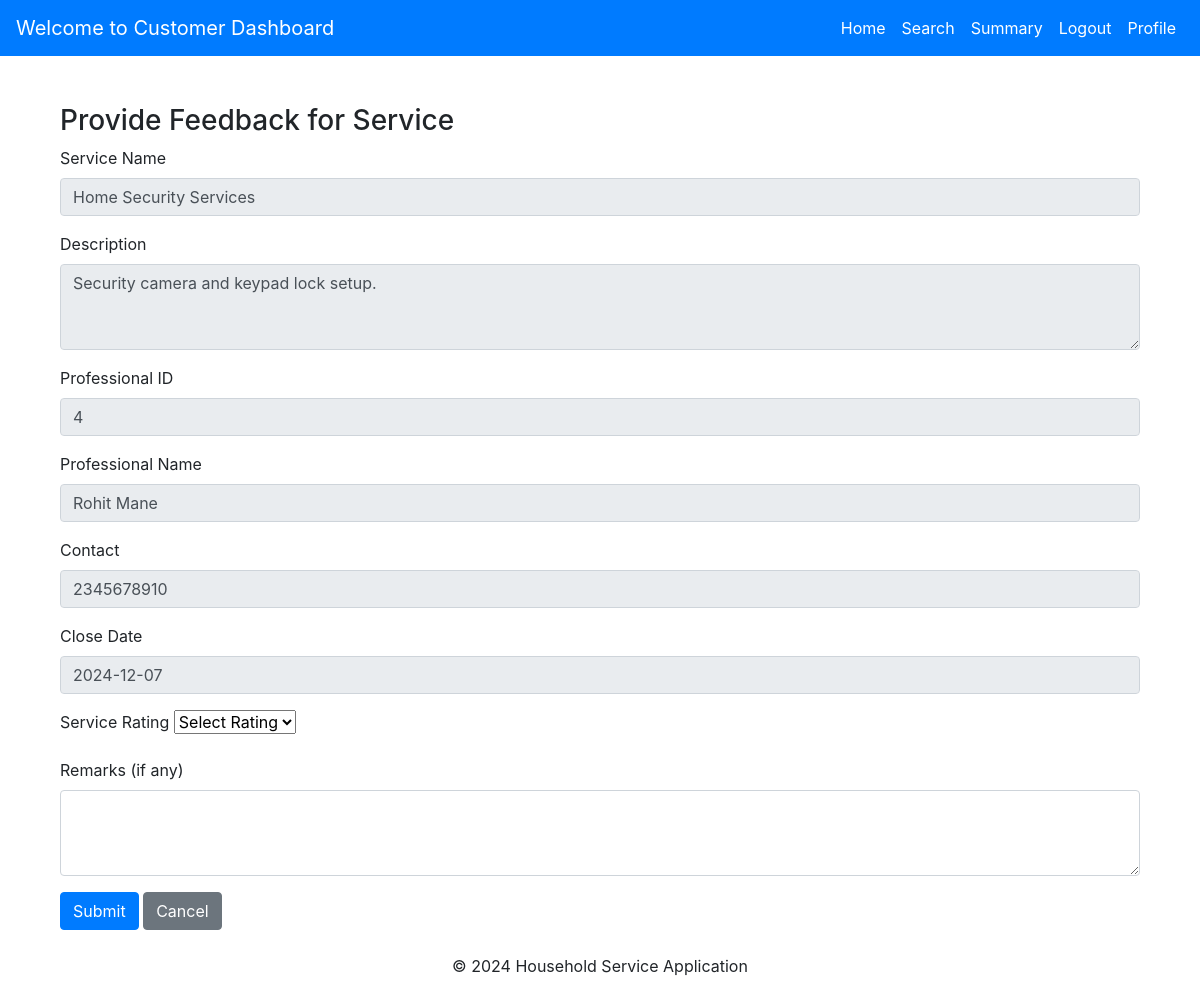
Page /customer/service_feedback/55 (signed in) on the committed database.
### models.py (models this page shows, shortened)
class Service(db.Model):
    __tablename__ = 'service'
    service_id = db.Column(db.Integer, primary_key=True, autoincrement=True, nullable=False)
    user_id = db.Column(db.Integer, db.ForeignKey('users.user_id'), default=1, nullable=True)
    prof_id = db.Column(db.Integer, db.ForeignKey('service_professionals.prof_id'), default=1, nullable=True)
    name = db.Column(db.String(100), nullable=True)
    new_service_name = db.Column(db.String(100), nullable=True)
    description = db.Column(db.Text, nullable=True)
    base_price = db.Column(db.Float, nullable=False)
    date_created = db.Column(db.DateTime, default=datetime.utcnow)
    image = db.Column(db.String(255), nullable=True)

class ServiceProfessional(UserMixin, db.Model):
    __tablename__ = 'service_professionals'
    prof_id = db.Column(db.Integer, primary_key=True, autoincrement=True, nullable=False)  # Auto-increment primary key
    username = db.Column(db.String(255), unique=True, nullable=False)  # Unique username
    password = db.Column(db.String(200), nullable=False)  # Store hashed password
    prof_name = db.Column(db.String(250), nullable=False)  # Name of the professional
    service_type = db.Column(db.String(100), nullable=False)  # Type of service offered
    experience = db.Column(db.String(100), nullable=False)  # Years of experience
    address = db.Column(db.Text, nullable=False)  # Address
    contact = db.Column(db.String(15), nullable=False)  # Contact number
    pincode = db.Column(db.String(10), nullable=False)  # Pincode/ZIP code
    date_created = db.Column(db.DateTime, default=func.now(), nullable=False)  # Automatically set to current timestamp
    status = db.Column(db.Text, default=ProfessionalStatus.PENDING, nullable=False)  # Status stored as text
    role = db.Column(db.String(50), default='service_professional', nullable=False)
    service_requests = db.relationship('ServiceRequest', backref='service_professionals', lazy=True)

class ServiceRequest(db.Model):
    __tablename__ = 'service_requests'
    req_id = db.Column(db.Integer, primary_key=True, autoincrement=True, nullable=False)
    user_id = db.Column(db.Integer, db.ForeignKey('users.user_id'), nullable=True)
    service_id = db.Column(db.Integer, db.ForeignKey('service.service_id'), nullable=True)
    prof_id = db.Column(db.Integer, db.ForeignKey('service_professionals.prof_id'), nullable=True)
    status = db.Column(db.String(20), default='Requested', nullable=False)
    rating = db.Column(db.Integer)
    remarks = db.Column(db.String(255))
    requested_date = db.Column(db.DateTime, default=datetime.utcnow, nullable=False)
    close_date = db.Column(db.DateTime, default=datetime.utcnow, nullable=False)
    service = db.relationship('Service', backref='requests')
    professional = db.relationship('ServiceProfessional', backref='requests')

### customer_routes.py (the view, shortened to what this page needs)
@customer_bp.route('/service_feedback/<int:request_id>', methods=['GET', 'POST'])
def service_feedback(request_id):
    user_id = session.get('user_id')
    if not user_id:
        flash('You must be logged in to provide feedback.', 'danger')
        return redirect(url_for('main.login'))  # Replace 'main.login' with your login route
    service_request = ServiceRequest.query.get_or_404(request_id)
    if service_request.user_id != user_id:
        flash('You cannot provide feedback for this service request.', 'danger')
        return redirect(url_for('customer.dashboard'))
    return render_template(
        'user_panel/service_feedback.html',
        service_request=service_request
    )

### templates/user_panel/service_feedback.html (shortened to what this page needs)
{% extends 'user_panel/base.html' %}
{% block content %}
<div class="container mt-5">
    <h3>Provide Feedback for Service</h3>
    <form action="{{ url_for('customer.service_feedback', request_id=service_request.req_id) }}" method="POST">
        <div class="mb-3">
            <label for="serviceName" class="form-label">Service Name</label>
            <input type="text" class="form-control" id="serviceName" value="{{ service_request.service.name }}" readonly>
        </div>
        <div class="mb-3">
            <label for="description" class="form-label">Description</label>
            <textarea class="form-control" id="description" rows="3" readonly>{{ service_request.service.description }}</textarea>
        </div>
        <div class="mb-3">
            <label for="prof_id" class="form-label">Professional ID</label>
            <input type="integer" class="form-control" id="prof_id"
                   value="{{ service_request.service_professionals.prof_id if service_request.service_professionals else 'N/A' }}" readonly>
        </div>
        <div class="mb-3">
            <label for="professionalName" class="form-label">Professional Name</label>
            <input type="text" class="form-control" id="professionalName"
                   value="{{ service_request.service_professionals.prof_name if service_request.service_professionals else 'N/A' }}" readonly>
        </div>
        <div class="mb-3">
            <label for="contact" class="form-label">Contact</label>
            <input type="text" class="form-control" id="contact"
                   value="{{ service_request.service_professionals.contact if service_request.service_professionals else 'N/A' }}" readonly>
        </div>
        <div class="mb-3">
            <label for="date" class="form-label">Close Date</label>
            <input type="text" class="form-control" id="date"
                   value="{{ service_request.close_date.strftime('%Y-%m-%d') }}" readonly>
        </div>
        <div class="mb-3">
            <label for="rating" class="form-label">Service Rating</label>
            <select class="form-select" id="rating" name="rating" required>
                <option value="" disabled selected>Select Rating</option>
            </select>
        </div>
        <div class="mb-3">
            <label for="remarks" class="form-label">Remarks (if any)</label>
            <textarea class="form-control" id="remarks" name="remarks" rows="3"></textarea>
        </div>
        <button type="submit" class="btn btn-primary">Submit</button>
        <a href="{{ url_for('customer.dashboard') }}" class="btn btn-secondary">Cancel</a>
    </form>
</div>
{% endblock %}

### templates/user_panel/base.html (style rules this page uses)
.container { margin-top: 20px; }

### rows in the picture
Service: service.name "Home Security Services", service.description "Security camera and keypad lock setup."
ServiceProfessional: service_professionals "4", service_professionals "Rohit Mane", service_professionals "2345678910"
ServiceRequest: close_date "2024-12-07"
